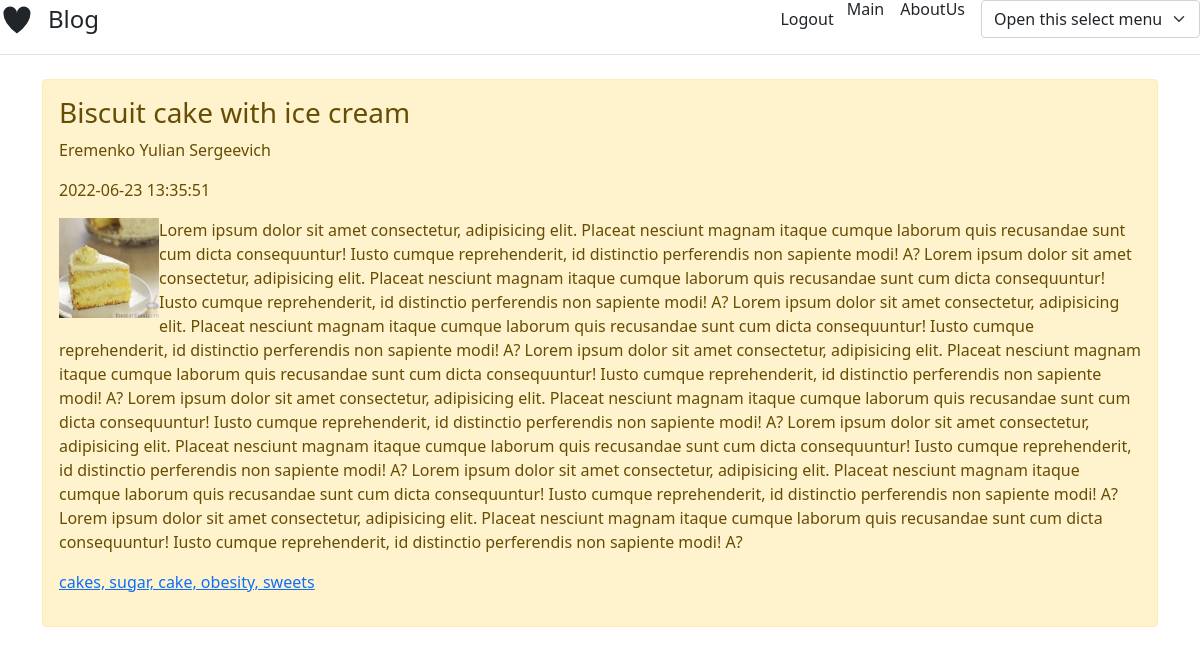
Screenshot of /blog_cake_php/articles/tort5.php with the database file from the repository.
### tables this page shows
CREATE TABLE `blog_tb` (
  `id` int NOT NULL,
  `title` varchar(255) DEFAULT NULL,
  `content` text,
  `author` varchar(255) DEFAULT NULL,
  `tags` varchar(255) DEFAULT NULL,
  `date` datetime NOT NULL DEFAULT CURRENT_TIMESTAMP,
  `image` varchar(255) DEFAULT NULL
);

### blog_cake_php/articles/tort5.php (the view, shortened to what this page needs)
<?php
                     include "../header/header.php";
                     include "../db_config.php";
                     $sql = "SELECT * FROM blog_tb WHERE id = 5"; if($result = $conn->query($sql)){
                     foreach($result as $row){
                     echo '<div class="alert alert-warning mt-2">';
                     echo '<h3>' . $row['title'] . '</h3>';
                     echo '<p>' . $row['author'] . '</p>';
                     echo '<p>' . $row['date'] . '</p>';
                     echo '<img style="float: left;" src = "../' . $row['image'] . '" width = "100px" height = "100px"/>';
                     echo '<p>' . $row['content'] . '</p>';
                     echo '<p><a href="index.php">' . $row['tags'] . '</a></p>';
                     echo '</div>';
                    } $result->free();
                    } else{
                    echo "Errors: " . $conn->error;
                    }
                    include "../footer/footer.php";
                    ?>

### rows the page displays
blog_tb: title "Biscuit cake with ice cream", author "Eremenko Yulian Sergeevich", date "2022-06-23 13:35:51", image (picture), content "Lorem ipsum dolor sit amet consectetur, adipisicing elit. Placeat nesciunt magnam itaque cumque laborum quis recusandae sunt cum dicta consequuntur! Iusto cumque reprehenderit, id distinctio perferendis non sapiente modi! A? Lorem ipsum dolor sit amet consectetur, adipisicing elit. Placeat nesciunt magnam itaque cumque laborum quis recusandae sunt cum dicta consequuntur! Iusto cumque reprehenderit, id distinctio perferendis non sapiente modi! A? Lorem ipsum dolor sit amet consectetur, adipisicing elit. Placeat nesciunt magnam itaque cumque laborum quis recusandae sunt cum dicta consequuntur! Iusto cumque reprehenderit, id distinctio perferendis non sapiente modi! A? Lorem ipsum dolor sit…", tags "cakes, sugar, cake, obesity, sweets"
